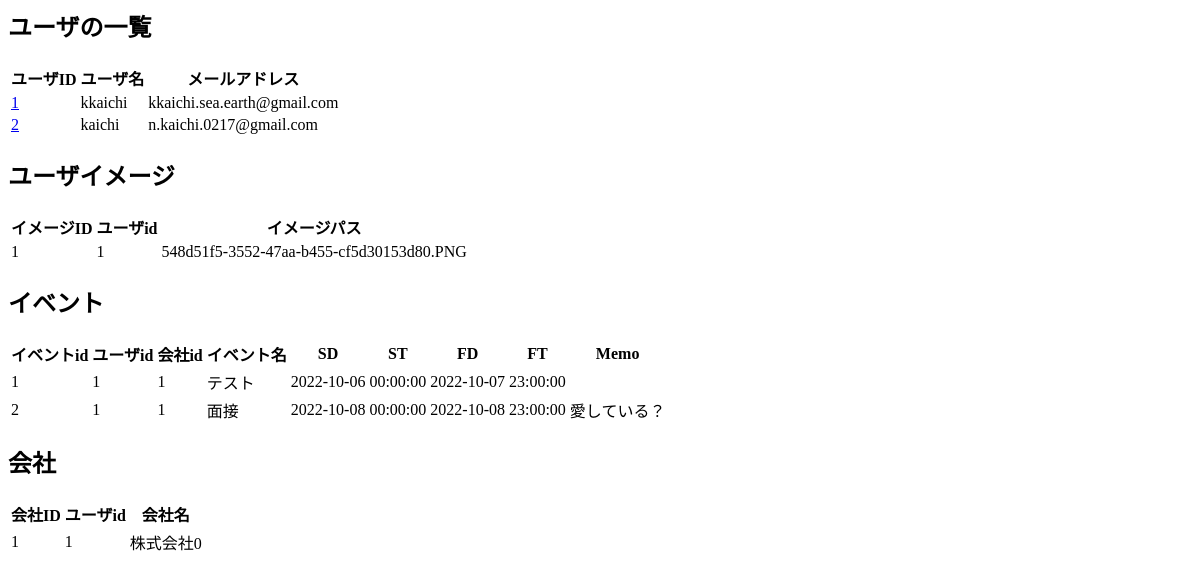
Page /crud/users (signed in) on the earlier database version.
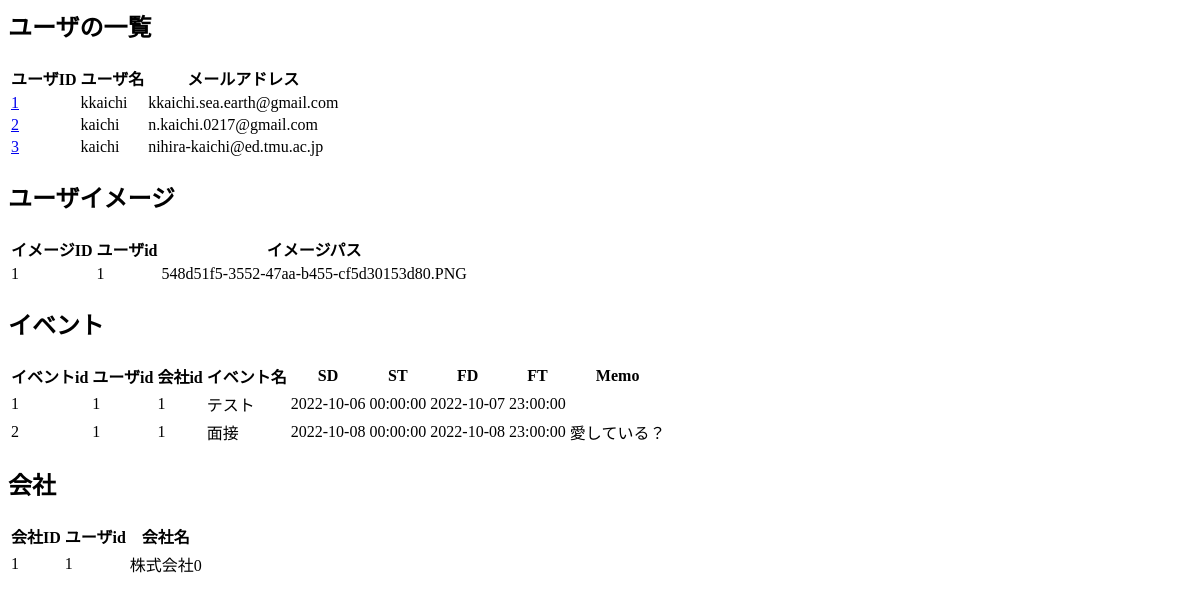
Same page on the later database version.
### apps/crud/models.py (models this page shows, shortened)
class User(db.Model, UserMixin):
    __tablename__ = "users"
    id = db.Column(db.Integer, primary_key=True)
    username = db.Column(db.String, index=True)
    email = db.Column(db.String, unique=True, index=True)
    password_hash = db.Column(db.String)
    created_at = db.Column(db.DateTime, default=datetime.datetime.now)
    updated_at = db.Column(
        db.DateTime, default=datetime.datetime.now, onupdate=datetime.datetime.now
    )
    @property
    def password(self):
        raise AttributeError("読み取り不可")

### apps/account/models.py (models this page shows)
class UserImage(db.Model):
    __tablename__ = "user_images"
    id = db.Column(db.Integer, primary_key=True)
    user_id = db.Column(db.String, db.ForeignKey("users.id"))
    image_path = db.Column(db.String)

### apps/mypage/models.py (models this page shows, shortened)
class Event(db.Model):
    __tablename__ = "events"
    id = db.Column(db.Integer, primary_key=True)
    user_id = db.Column(db.String, db.ForeignKey("users.id"))
    company_id = db.Column(db.String, db.ForeignKey("companies.id"))
    event_name = db.Column(db.String, index=True)
    start_day = db.Column(db.Date)
    start_time = db.Column(db.Time)
    finish_day = db.Column(db.Date)
    finish_time = db.Column(db.Time)
    memo = db.Column(db.String)

class Company(db.Model):
    __tablename__ = "companies"
    id = db.Column(db.Integer, primary_key=True)
    user_id = db.Column(db.String, db.ForeignKey("users.id"))
    company_name = db.Column(db.String, index=True)

### apps/crud/views.py (the view)
@crud.route("/users")
@login_required
def users():
    if current_user.email != "kkaichi.sea.earth@gmail.com":
        return abort(400)
    users = User.query.all()
    users_image = UserImage.query.all()
    event = Event.query.all()
    company = Company.query.all()
    return render_template(
        "crud/index.html",
        users=users,
        users_image=users_image,
        event=event,
        company=company,
    )

### apps/crud/models.py (called while the page is built)
@login_manager.user_loader
def load_user(user_id):
    return User.query.get(user_id)

### apps/crud/templates/crud/index.html
<h2>ユーザの一覧</h2>
<table>
  <tr>
    <th>ユーザID</th>
    <th>ユーザ名</th>
    <th>メールアドレス</th>
  </tr>
  {% for user in users %}
  <tr>
    <td><a href="{{url_for('crud.edit_user',user_id=user.id)}}">{{user.id}}</a></td>
    <td>{{user.username}}</td>
    <td>{{user.email}}</td>
  </tr>
  {% endfor %}
</table>
<h2>ユーザイメージ</h2>
<table>
  <tr>
    <th>イメージID</th>
    <th>ユーザid</th>
    <th>イメージパス</th>
  </tr>
  {% for user_image in users_image %}
  <tr>
    <td>{{user_image.id}}</td>
    <td>{{user_image.user_id}}</td>
    <td>{{user_image.image_path}}</td>
  </tr>
  {% endfor %}
</table>
<h2>イベント</h2>
<table>
  <tr>
    <th>イベントid</th>
    <th>ユーザid</th>
    <th>会社id</th>
    <th>イベント名</th>
    <th>SD</th>
    <th>ST</th>
    <th>FD</th>
    <th>FT</th>
    <th>Memo</th>
  </tr>
  {% for e in event %}
  <tr>
    <td>{{e.id}}</td>
    <td>{{e.user_id}}</td>
    <td>{{e.company_id}}</td>
    <td>{{e.event_name}}</td>
    <td>{{e.start_day}}</td>
    <td>{{e.start_time}}</td>
    <td>{{e.finish_day}}</td>
    <td>{{e.finish_time}}</td>
    <td>{{e.memo}}</td>
  </tr>
  {% endfor %}
</table>
<h2>会社</h2>
<table>
  <tr>
    <th>会社ID</th>
    <th>ユーザid</th>
    <th>会社名</th>
  </tr>
  {% for c in company %}
  <tr>
    <td>{{c.id}}</td>
    <td>{{c.user_id}}</td>
    <td>{{c.company_name}}</td>
  </tr>
  {% endfor %}
</table>

Differences in the rows shown:
added User: id "3", username "kaichi", email "nihira-kaichi@ed.tmu.ac.jp"
